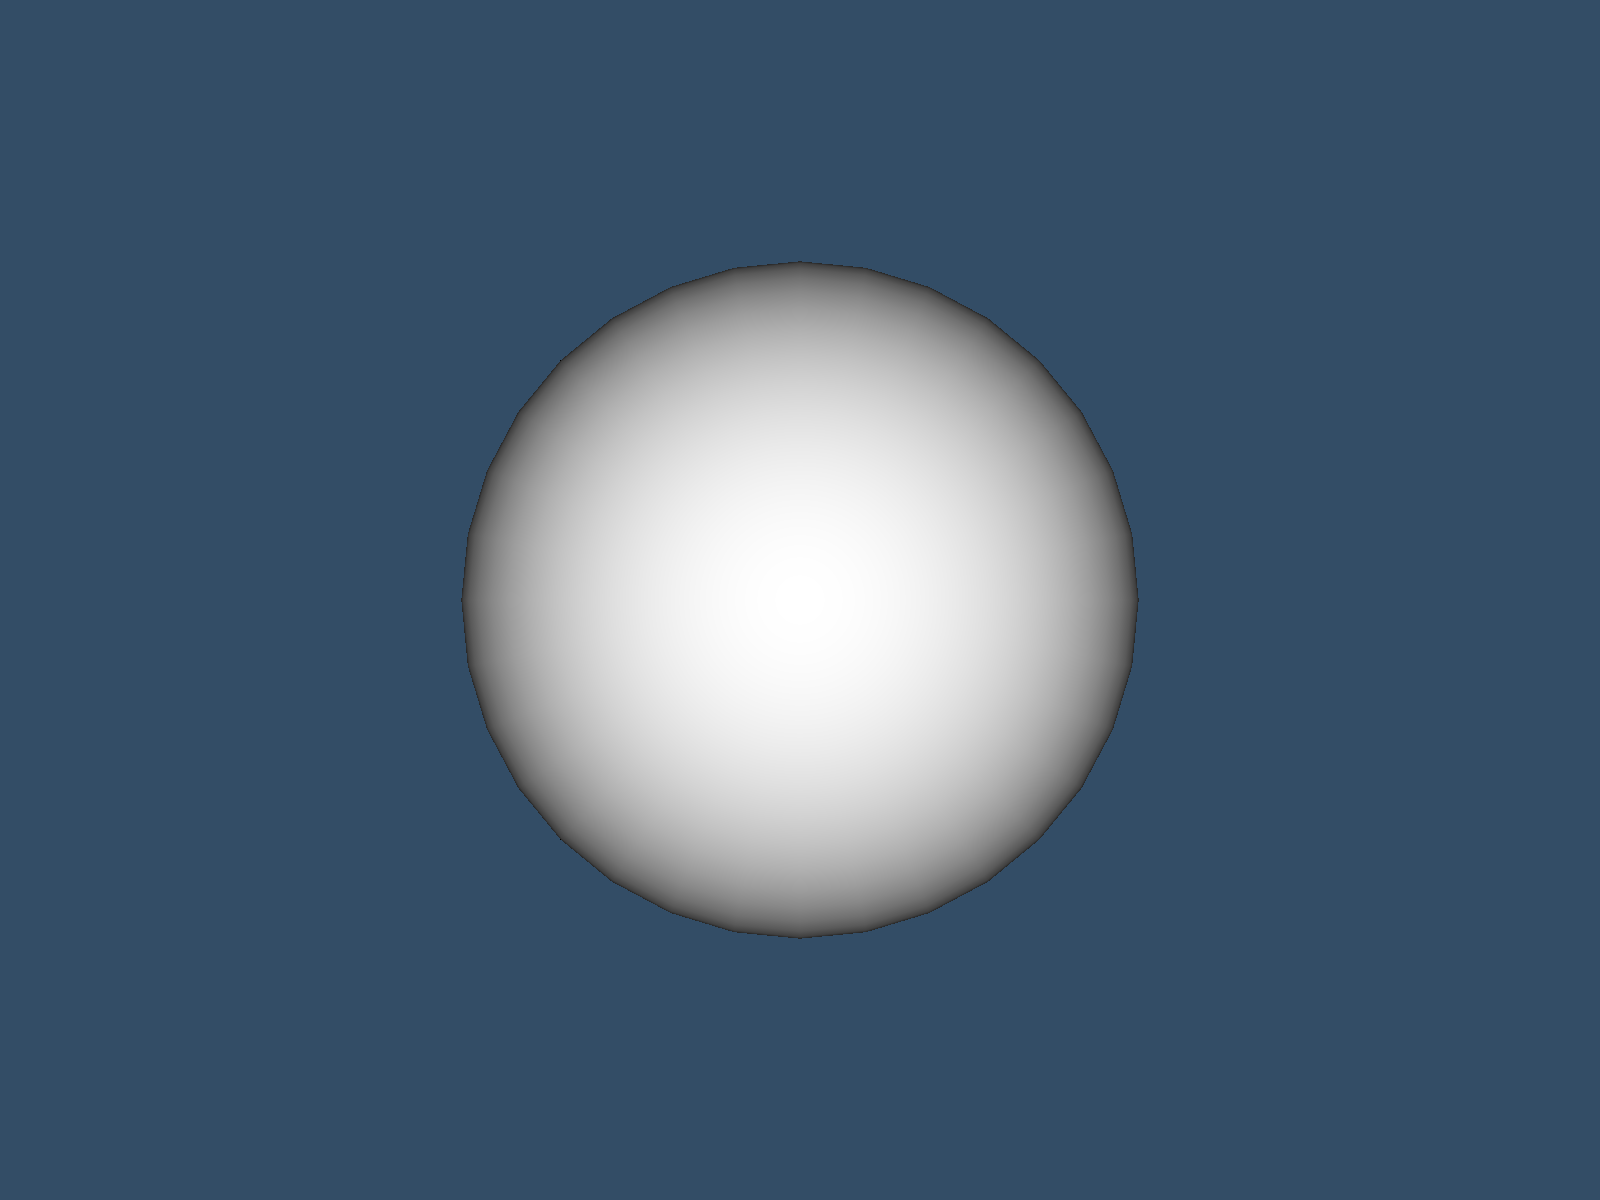

Generate this figure with Python:
#!/usr/bin/env python

# Embed a VTK render window inside a PyQt6 application.

import sys

import vtkmodules.qt

vtkmodules.qt.QVTKRWIBase = "QOpenGLWidget"

# Factory overrides: importing these modules registers the OpenGL rendering
# and interaction style implementations for vtkRenderingCore factory classes.
import vtkmodules.vtkInteractionStyle  # noqa: F401
import vtkmodules.vtkRenderingOpenGL2  # noqa: F401

from PyQt6.QtCore import qInstallMessageHandler
from PyQt6.QtWidgets import QApplication, QMainWindow
from vtkmodules.qt.QVTKRenderWindowInteractor import QVTKRenderWindowInteractor
from vtkmodules.vtkFiltersSources import vtkSphereSource
from vtkmodules.vtkRenderingCore import (
    vtkActor,
    vtkPolyDataMapper,
    vtkRenderer,
)


def qt_message_handler(mode, context, message):
    if "QPainter" not in message:
        print(message)


qInstallMessageHandler(qt_message_handler)

# Application: create the Qt application
app = QApplication(sys.argv)

# MainWindow: top-level window with embedded VTK widget
window = QMainWindow()
window.setWindowTitle("EmbedInPyQt")
vtk_widget = QVTKRenderWindowInteractor(window)
window.setCentralWidget(vtk_widget)

# Source: generate a sphere
source = vtkSphereSource()
source.SetRadius(0.5)
source.SetThetaResolution(32)
source.SetPhiResolution(32)

# Mapper: map polygon data to graphics primitives
mapper = vtkPolyDataMapper()
mapper.SetInputConnection(source.GetOutputPort())

# Actor: assign the mapped geometry
actor = vtkActor()
actor.SetMapper(mapper)

# Renderer: assemble the scene
renderer = vtkRenderer()
renderer.AddActor(actor)
renderer.SetBackground(0.2, 0.3, 0.4)

# RenderWindow: connect the VTK widget render window to the renderer
render_window = vtk_widget.GetRenderWindow()
render_window.AddRenderer(renderer)
render_window.SetMultiSamples(0)

# Scene: configure the camera
renderer.ResetCamera()

window.resize(800, 600)
window.show()

vtk_widget.Initialize()
render_window.Render()

sys.exit(app.exec())
